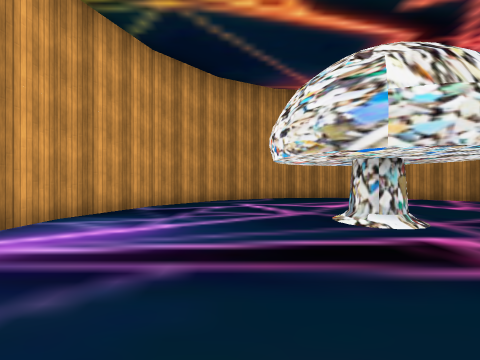
[1] (above)

20 first-person views from a walk through a scene from a Unity 3-D project. The camera is 1.2 m above the floor, looks level and sees 90° across. The floor is counted in squares, 2 m on a side. Each view is taken from the middle of a square. On the plan, view 1 faces up. The plan holds only what a view shows up to about 9 squares ahead; the rest is blank. The place goes on beyond the plan. The player character is not drawn. Some surface patterns are stand-ins.

[2]
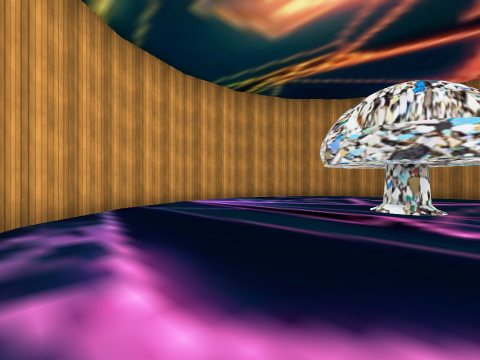

[3]
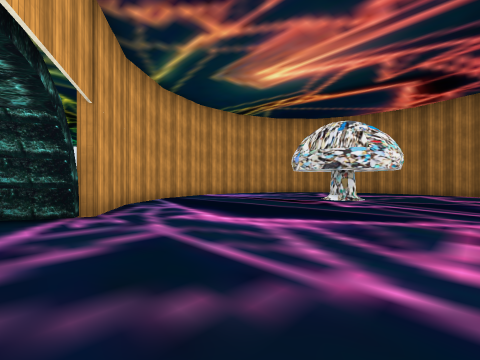

[4]
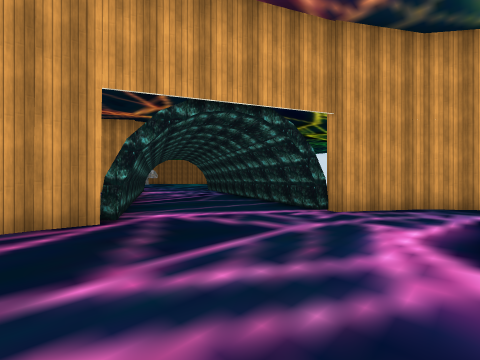

[5]
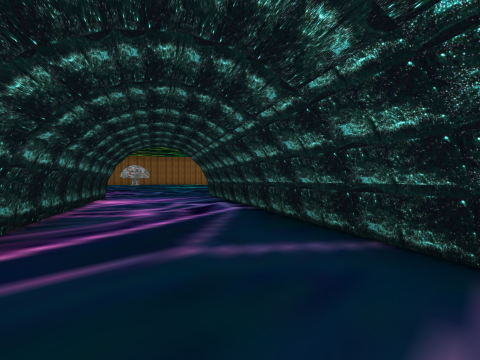

[6]
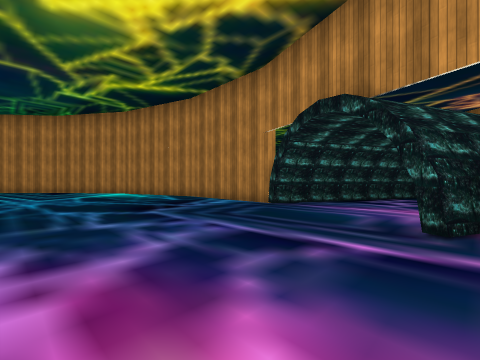

[7]
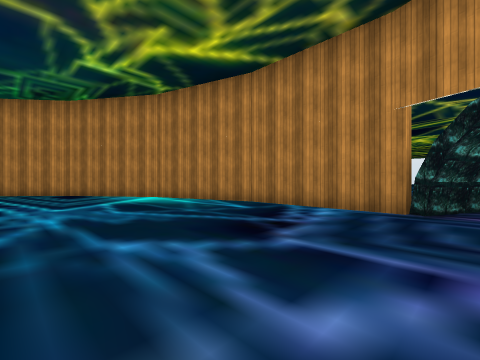

[8]
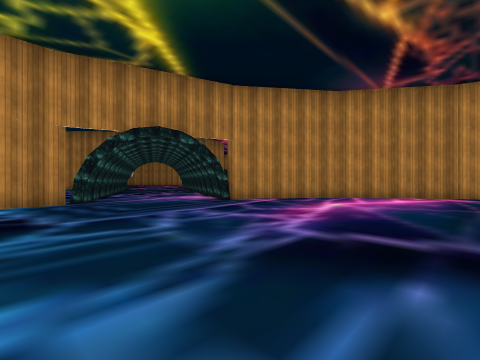

[9]
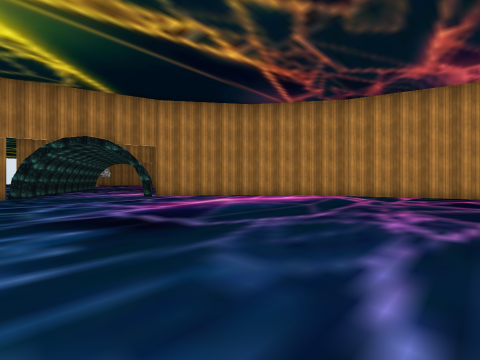

[10]
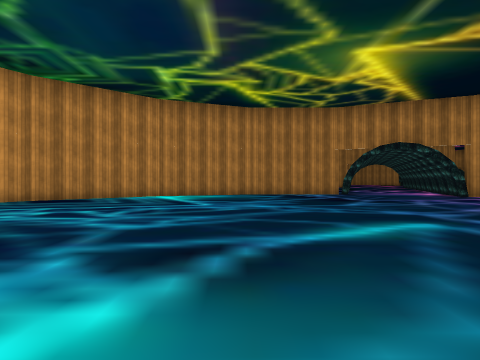

[11]
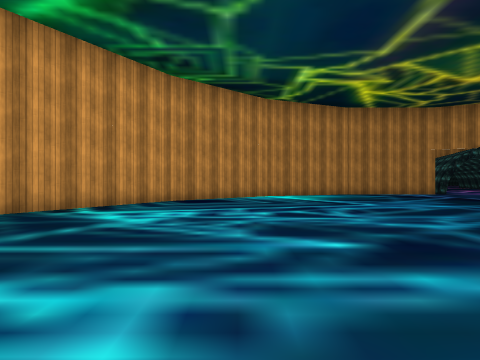

[12]
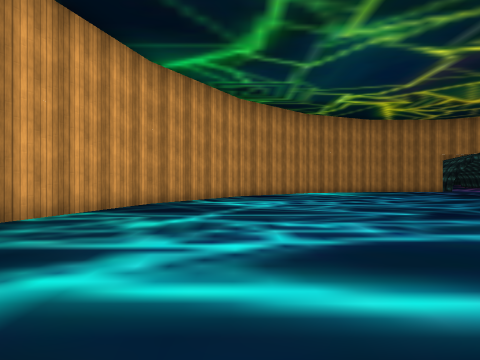

[13]
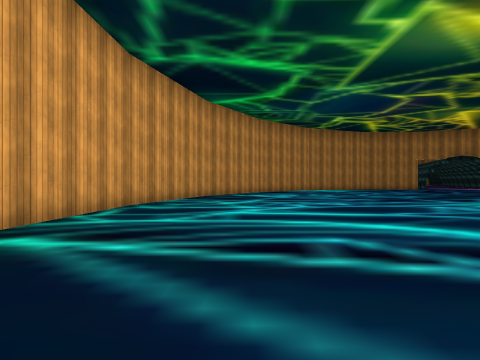

[14]
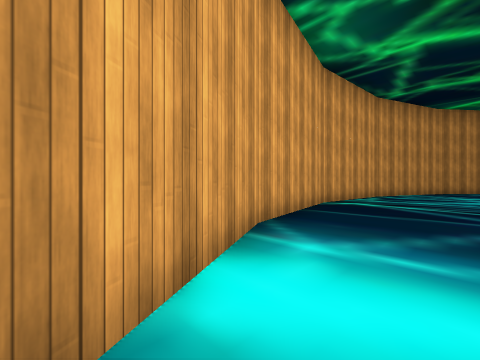

[15]
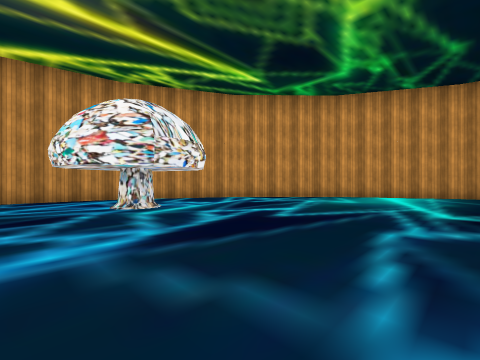

[16]
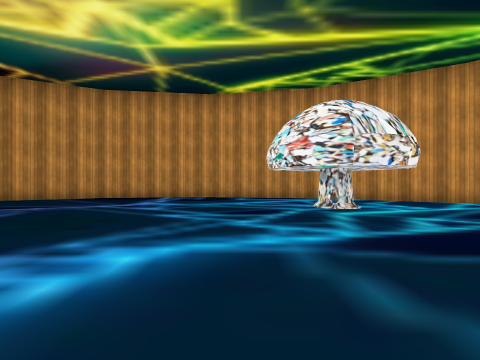

[17]
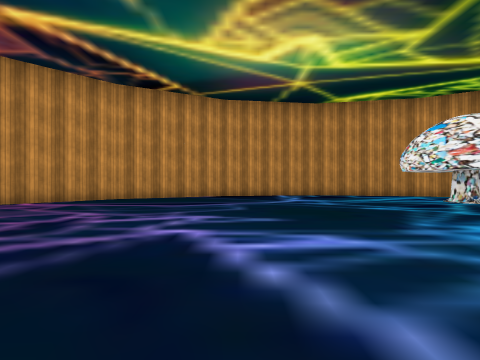

[18]
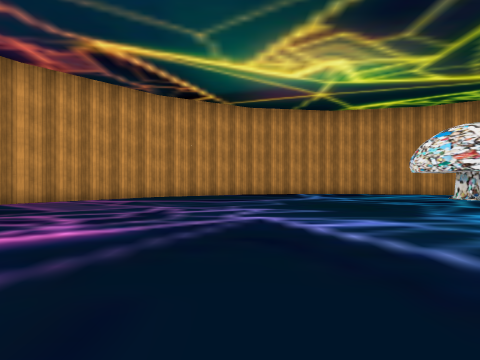

[19]
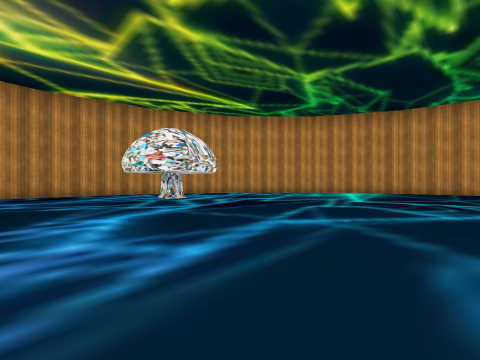

[20]
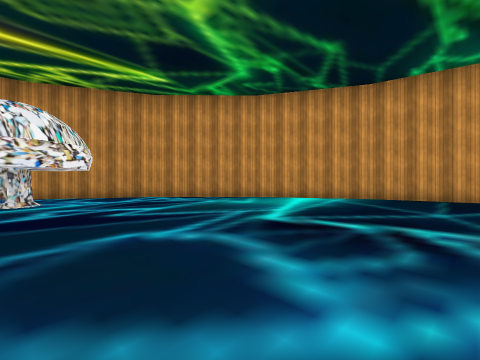

### Floor plan
Points are (right, up) in squares from view 1. A wall is a line through its corners. A room is listed if a view was taken in it or the views show most of it. See-through windows are left out.
Room 1 (views 1, 2, 3, 4, 5)
walls: (0.4, -3.1) (0.9, -3.3) (0.4, -4.4); (0.7, -3.2) (0.2, -4.3); (5.6, 7.3) (5.1, 7.7) (3.1, 8.1) (1.2, 7.9) (-0.6, 7) (-2, 5.5) (-2.8, 3.7) (-2.9, 1.7) (-2.3, -0.2) (-1.1, -1.8) (0.5, -2.9); (3.5, -4.5) (4.1, -4.8); (3.2, -5.9) (3.8, -4.6) (4.8, -4.7)
ways out: opening at (1.5, -5.5) to room 2
Room 2 (views 6, 7, 8, 9, 10, 11, 12, 13, 14, 15, 16, 17, 18, 19, 20)
walls: (-0.5, -13.8) (3.2, -5.9); (-7.5, -12) (-11, -13.1) (-14, -15.1) (-16.3, -18); (-16.3, -17.9) (-17.7, -21.4); (3, -15.6) (0.1, -13.4); (0.1, -13) (-0.3, -13.8) (-0.7, -13.6); (-17.6, -21.3) (-17.9, -25); (5.2, -18.6) (3, -15.5); (5.4, -19.1) (5.2, -18.5); (-18, -24.9) (-17.2, -28.5); (-17.2, -28.4) (-15.4, -31.6); (-15.5, -31.5) (-12.8, -34.1); (-12.9, -34.1) (-9.6, -35.8); (-9.7, -35.8) (-6, -36.4) (-2.4, -36); (0.8, -34.5) (3.6, -32.1) (3.8, -31.7); (-2.5, -36) (0.9, -34.5); (-1.7, -8.8) (-3.4, -12.3) (-4, -12) (-7.6, -12); (0.4, -4.4) (-1.1, -7.4); (0.2, -4.3) (-3.6, -12.3)
ways out: opening at (1.5, -5.5) to room 1

Where each view was taken, in squares from view 1:
view 1: 0 up, 0 right, facing up
view 2: 2 down, 3 right, facing up-left
view 3: 4 down, 5 right, facing up-left
view 4: 1 down, 5 right, facing down-left
view 5: 5 down, 2 right, facing down-left
view 6: 17 down, 0 right, facing up-left
view 7: 17 down, 3 left, facing up-left
view 8: 19 down, 5 left, facing up-right
view 9: 22 down, 4 left, facing up-right
view 10: 22 down, 8 left, facing up
view 11: 22 down, 12 left, facing up
view 12: 24 down, 14 left, facing up
view 13: 27 down, 15 left, facing up
view 14: 31 down, 15 left, facing up-left
view 15: 28 down, 7 left, facing down-left
view 16: 28 down, 7 left, facing down
view 17: 27 down, 3 left, facing down
view 18: 26 down, 2 left, facing down
view 19: 26 down, 5 left, facing down-left
view 20: 26 down, 9 left, facing down-left
